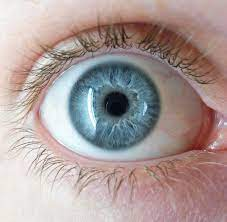
#> input picture intro/images/eye.jpg, 227 x 222 px, found by its file name
$ python circledetection.py
#> lines starting #> are read from the running program, lines starting #| are printed output that depends on the picture
# Detect center of a circle

# Following https://www.geeksforgeeks.org/circle-detection-using-opencv-python/

import cv2
import numpy as np

# Read image.
image_path = r'/home/nroede/Python/Scripts/learncv/intro/images/eye.jpg'
img = cv2.imread(image_path)
#> img is the input picture: shape (222, 227, 3); mean B, G, R 153.1, 155.2, 170.7

# Convert to grayscale.
gray = cv2.cvtColor(img, cv2.COLOR_BGR2GRAY)
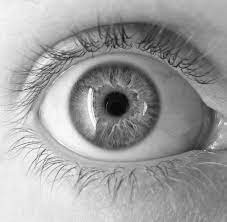
#> gray: shape (222, 227); min 4, max 254, mean 159.6
# Blur using 3 * 3 kernel.
gray_blurred = cv2.blur(gray, (3, 3))
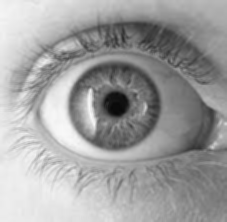
#> gray_blurred: shape (222, 227); min 9, max 248, mean 159.6

# Apply Hough transform on the blurred image.
detected_circles = cv2.HoughCircles(gray_blurred,
				cv2.HOUGH_GRADIENT, 1, 20, param1 = 50,
			param2 = 55, minRadius = 1, maxRadius = 50)
#> detected_circles = [[115.5, 105.5, 44.4]]

# Draw circles that are detected.
if detected_circles is not None:

	# Convert the circle parameters a, b and r to integers.
	detected_circles = np.uint16(np.around(detected_circles))
#> detected_circles = [[116, 106, 44]]

	for pt in detected_circles[0, :]:
		a, b, r = pt[0], pt[1], pt[2]

		# Draw the circumference of the circle.
		cv2.circle(img, (a, b), r, (0, 255, 0), 2)

		# Draw a small circle (of radius 1) to show the center.
		cv2.circle(img, (a, b), 1, (0, 0, 255), 3)
		cv2.imshow("Detected Circle", img)
		cv2.waitKey(0)
#> this loop made 1 pass
#> pass 1, `cv2.imshow("Detected Circle", img)`:
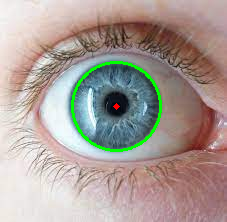
#> window 'Detected Circle': shape (222, 227, 3); mean B, G, R 151.1, 157.6, 169.3

cv2.destroyAllWindows()

$ run again, with intro/images/introimg.jpg copied over intro/images/eye.jpg
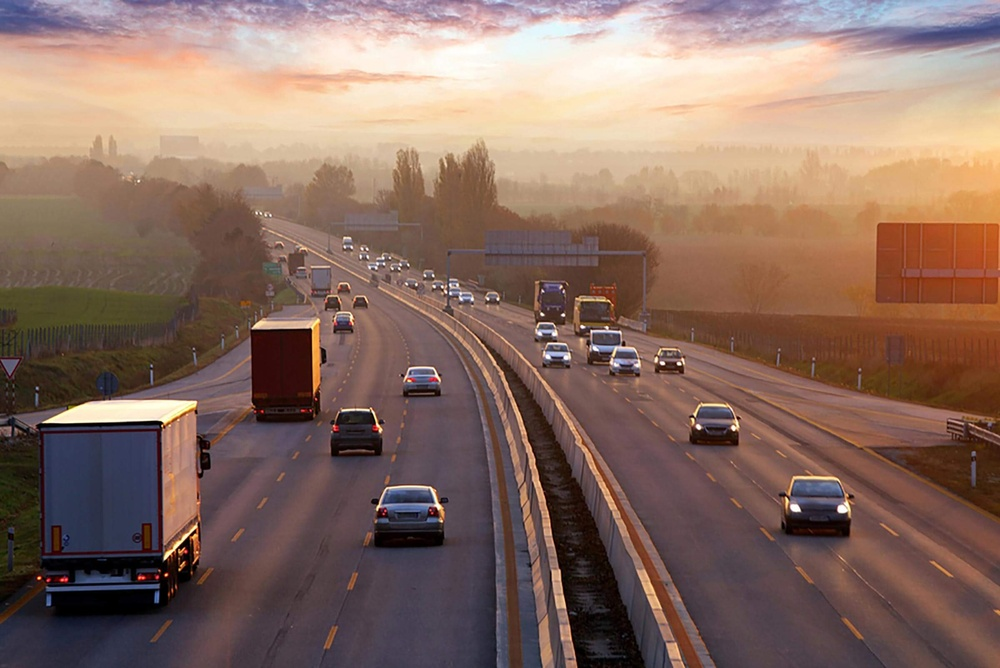
#> input picture intro/images/introimg.jpg, 1000 x 668 px, shrunk from 2400 x 1603 before the run, found by its file name
#> img is the input picture: shape (668, 1000, 3); mean B, G, R 98.4, 109.4, 136.3
#> `gray = cv2.cvtColor(img, cv2.COLOR_BGR2GRAY)`:
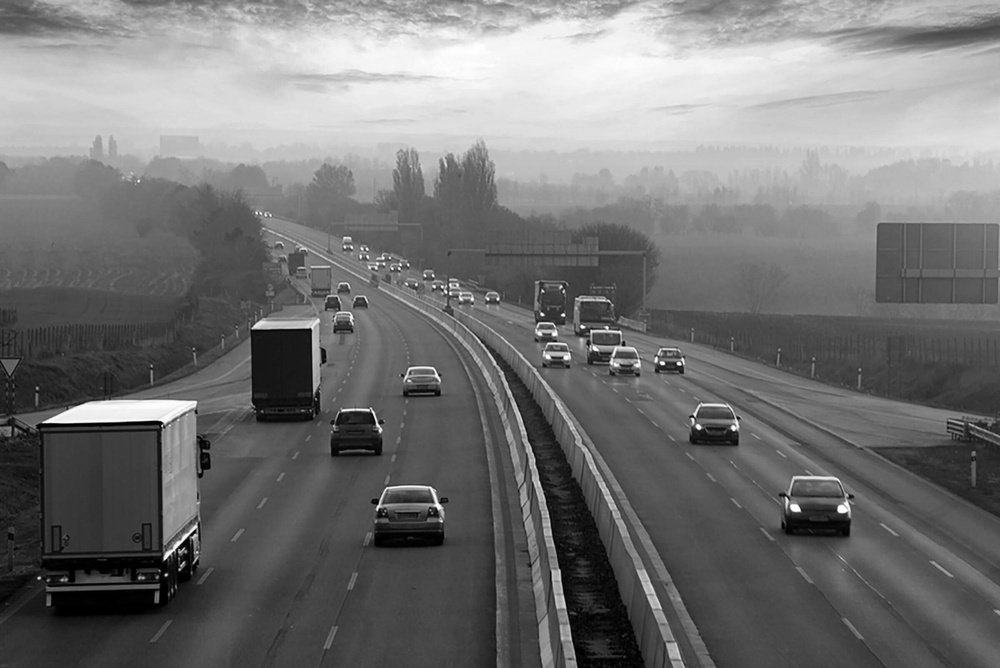
#> gray: shape (668, 1000); min 0, max 255, mean 116.2
#> detected_circles = None
